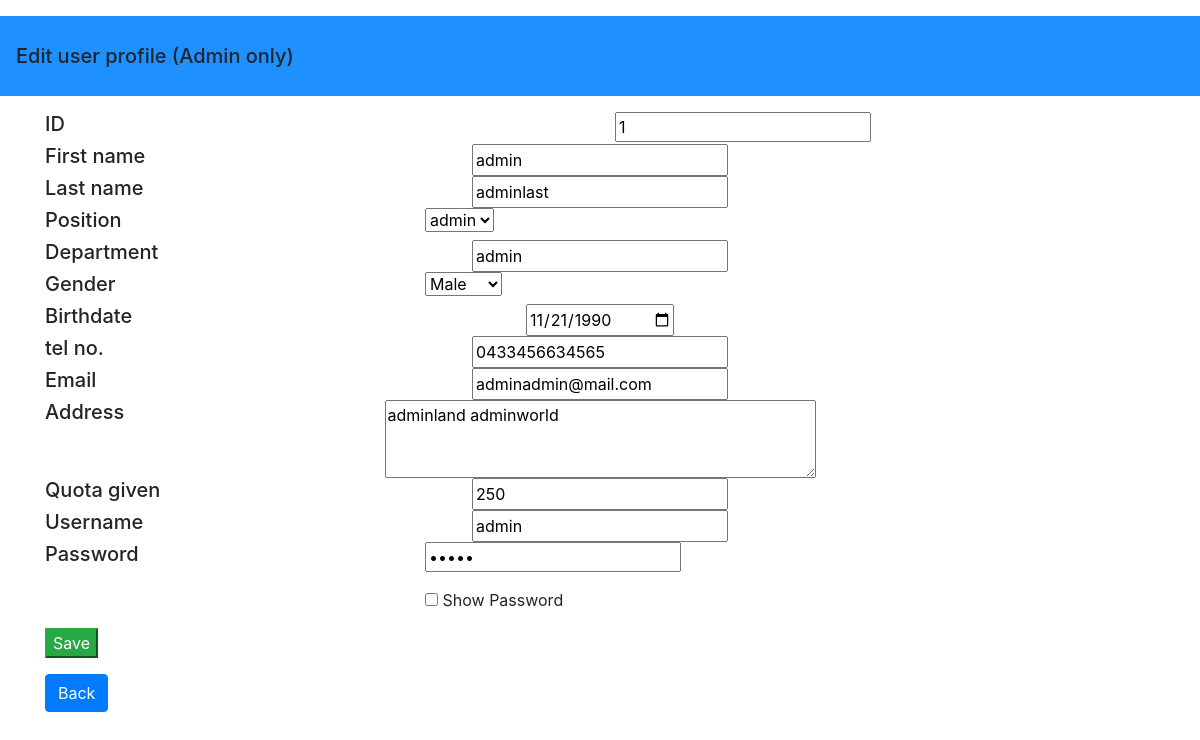
The page /admin_edit_profile.php?uid=1 on the database its author committed.
### tables this page shows
CREATE TABLE `user` (
  `User_ID` int(8) NOT NULL,
  `User_FNAME` varchar(45) NOT NULL,
  `User_LName` varchar(45) NOT NULL,
  `User_Gender` varchar(6) NOT NULL,
  `User_DOB` date NOT NULL,
  `User_Department` varchar(25) NOT NULL,
  `User_Position` varchar(25) NOT NULL,
  `User_Email` varchar(25) NOT NULL,
  `User_Tel` varchar(25) NOT NULL,
  `User_Address` text NOT NULL,
  `User_Username` varchar(25) NOT NULL,
  `User_Password` varchar(25) NOT NULL,
  `User_Quota` int(16) NOT NULL
);

### admin_edit_profile.php (the view, shortened to what this page needs)
<?php
	require_once('connect.php');
	?>
<!doctype html>
<html lang="en">
<head>
    <link rel="stylesheet" href="https://maxcdn.bootstrapcdn.com/bootstrap/4.0.0/css/bootstrap.min.css">
	</head>
	<body>
	<nav class="navbar" style ='height:80px; background-color: dodgerblue;'>
	<span class="navbar-brand mb-0 h1">Edit user profile (Admin only)</span>
	</nav>
	<?php
	$uid = $_GET['uid'];
$query = "SELECT * from User where User_ID = ? LIMIT 1";
$stmt = $mysqli->prepare($query);
$stmt->bind_param("i", $uid);
$stmt->execute();
$result = $stmt -> get_result();
while ($row = $result->fetch_assoc()){
	$firstname=$row["User_FNAME"];
	$lastname=$row["User_LName"];
	$department=$row["User_Department"];
	$birthdate=$row["User_DOB"];
	$tel=$row["User_Tel"];
	$uemail = $row["User_Email"];
	$address=$row["User_Address"];
	$quota = $row["User_Quota"];
	$username=$row["User_Username"];
	$password=$row["User_Password"];
}
	?>
	<form action="Admin_edit_update.php"  method ='post'>
	<div class="container">
	<div class="row">
	<div class="col-sm"><h5>ID</h5></div>
	<div class="col-sm">
	<?php
	echo "<input type='text' name ='User_ID' value ='".$uid."' readonly>";
	?>
	</div>
	<div class="col-sm"><h5>First name</h5></div>
	<?php
		echo "<input type='text' name ='User_FName' value ='".$firstname."' >";
	?>
	<div class="col-sm"></div>
	<div class="col-sm"><h5>Last name</h5></div>
	<?php
		echo "<input type='text' name ='User_LName' value ='".$lastname."' >";
	?>
	<div class="col-sm"></div>
	<div class="col-sm"><h5>Position</h5></div>
	<div class="col-sm">
	<select name = "User_Position" >
	 <option value ="admin">admin</option>
	</select>
	</div>
	<div class="col-sm"></div>
	<div class="col-sm"><h5>Department</h5></div>
	<?php
		echo "<input type='text' name ='User_Department' value ='".$department."' >";
	?>
	<div class="col-sm"></div>
	<div class="col-sm"><h5>Gender</h5></div>
	<div class="col-sm">
	<Select name="User_Gender" >
	<option value ="Male">Male</option>
	</select>
	</div>
	<div class="col-sm"></div>
	<div class="col-sm"><h5>Birthdate</h5></div>
	<?php
		echo "<input type='date' name ='User_DOB' value ='".$birthdate."' >";
	?>
	<div class="col-sm"></div>
	<div class="col-sm"><h5>tel no.</h5></div>
	<?php
		echo "<input type='text' name ='User_Tel' value ='".$tel."' >";
	?>
	<div class="col-sm"></div>
	<div class="col-sm"><h5>Email</h5></div>
	<?php
		echo "<input type='text' name ='User_Email' value ='".$uemail."' >";
	?>
	<div class="col-sm"></div>
	<div class="col-sm"><h5>Address</h5></div>
	<?php
		echo "<textarea name ='User_Address' rows = '3' cols = '40' >".$address."</textarea>";
	?>
	<div class="col-sm"></div>
	<div class="col-sm"><h5>Quota given</h5></div>
	<?php
		echo "<input type='text' name ='User_Quota' value ='".$quota."' >";
	?>
	<div class="col-sm"></div>
	<div class="col-sm"><h5>Username</h5></div>
	<?php
		echo "<input type='text' name ='User_Username' value ='".$username."' >";
	?>
	<div class="col-sm"></div>
	<div class="col-sm"><h5>Password</h5></div>
	<div class="col-sm">
	<?php
		echo "<input type='password' name ='User_Password' id='input' value ='".$password."' >";
	?>
	<input type="checkbox" onclick="myFunction()"> Show Password
	</div>
	<div class="col-sm"></div>
</div>
	<button type='submit' name='su' class ='btn-success' >Save</button>
	</form>
	<a class ='btn btn-primary' href ='list_of_user.php'>Back</a>
</body>
</html>

### rows shown on the page
user: User_FName "admin", User_LName "adminlast", User_Department "admin", User_DOB "11/21/1990", User_Tel "0433456634565", User_Email "adminadmin@mail.com", User_Address "adminland adminworld", User_Quota "250", User_Username "admin"
